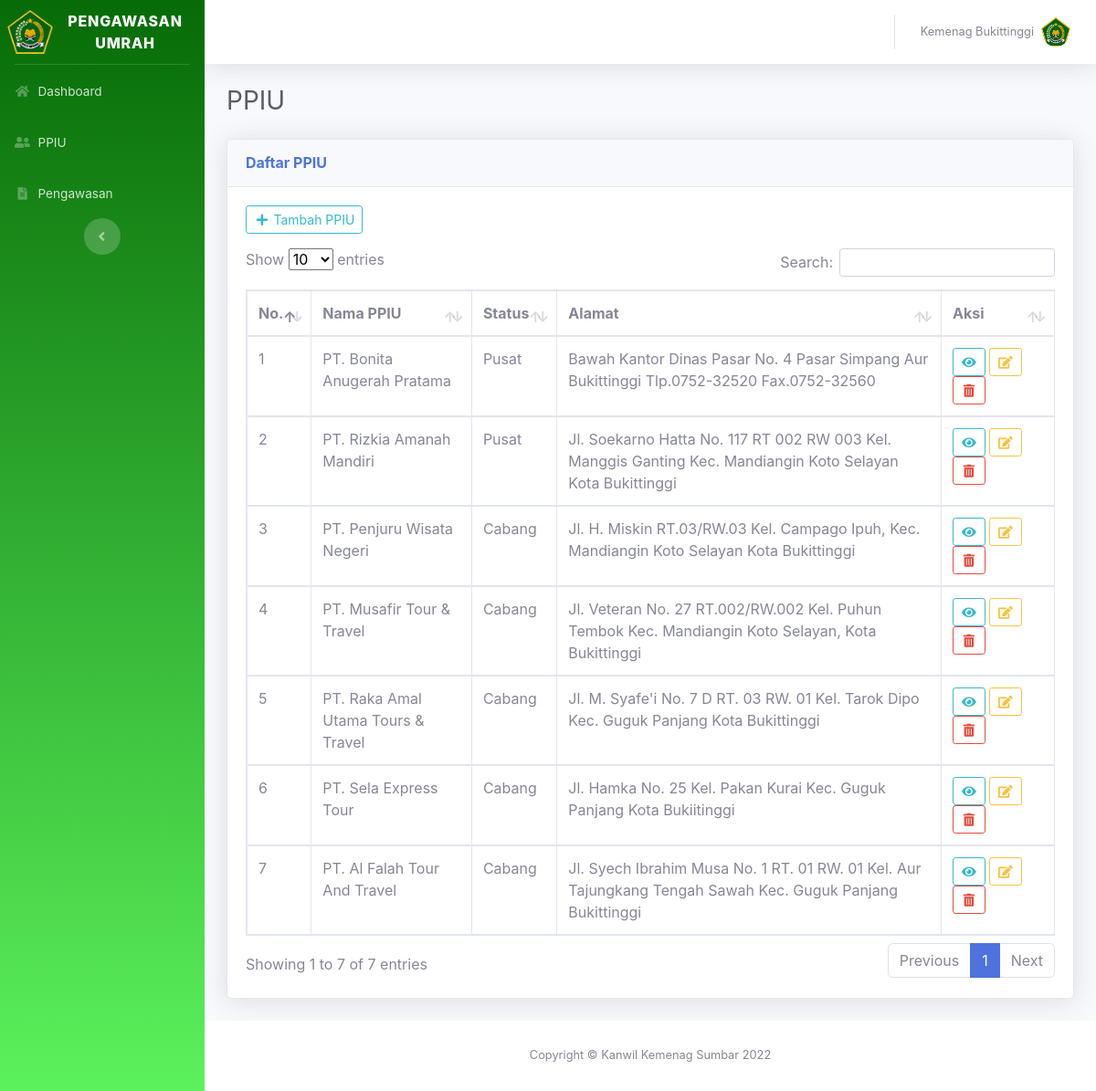
The app's page /kab_kota/lihat_ppiu.php (signed in) with its own data.
### tables this page shows
CREATE TABLE `kemenag_kab_kota` (
  `id_kemenag_kab_kota` int(11) NOT NULL,
  `username` varchar(255) NOT NULL,
  `id_kab_kota` int(11) NOT NULL,
  `nama_pimpinan` varchar(255) NOT NULL,
  `alamat` varchar(255) NOT NULL,
  `logo` varchar(255) NOT NULL DEFAULT 'logo_kemenag.png'
);

CREATE TABLE `ppiu` (
  `id_ppiu` int(11) NOT NULL,
  `username` varchar(255) NOT NULL,
  `nama_ppiu` varchar(255) NOT NULL,
  `id_kab_kota` int(11) NOT NULL,
  `status` varchar(255) NOT NULL,
  `nomor_sk` varchar(255) NOT NULL,
  `tanggal_sk` date NOT NULL,
  `alamat` varchar(255) NOT NULL,
  `nama_pimpinan` varchar(255) DEFAULT NULL,
  `logo` varchar(255) NOT NULL DEFAULT 'default.png'
);

### kab_kota/lihat_ppiu.php (the view, shortened to what this page needs)
<?php
include "session_kab_kota.php";
?>
<!DOCTYPE html>
<html lang="en">
<head>
    <link href="../vendor/fontawesome-free/css/all.min.css" rel="stylesheet" type="text/css">
    <link href="../font/font.css" rel="stylesheet">
    <link href="../css/sb-admin-2.min.css" rel="stylesheet">
    <link rel="stylesheet" type="text/css" href="../plugin/datatables/dataTables.bootstrap5.min.css">
</head>
<body id="page-top">
    <div id="wrapper">
        <div id="content-wrapper" class="d-flex flex-column">
            <div id="content">
                <?php include "header.php"; ?>
                <div class="container-fluid">
                    <div class="d-sm-flex align-items-center justify-content-between mb-4">
                        <h1 class="h3 mb-0 text-gray-800">PPIU</h1>
                    </div>
                    <div class="row">
                        <div class="col-xl-12 col-lg-7">
                            <div class="card shadow mb-4">
                                <div class="card-header py-3 d-flex flex-row align-items-center justify-content-between">
                                    <h6 class="m-0 font-weight-bold text-primary">Daftar PPIU</h6>
                                </div>
                                <div class="card-body">
                                    <a href="tambah_ppiu.php" type="button" class="btn btn-outline-info btn-sm mb-3">
                                        <i class="fas fa-fw fa fa-plus"></i>
                                        <span>Tambah PPIU</span>
                                    </a>
                                    <div class="table-responsive">
                                        <?php
                                        $username = $_SESSION['username'];
                                        $query = mysqli_query($koneksi, "select * from kemenag_kab_kota, kab_kota, ppiu where kemenag_kab_kota.id_kab_kota=kab_kota.id_kab_kota and kab_kota.id_kab_kota=ppiu.id_kab_kota and kemenag_kab_kota.username='$username'");
                                        $no = 1;
                                        ?>
                                        <table class="table table-bordered" id="example" width="100%" cellspacing="0">
                                            <thead>
                                                <tr>
                                                    <th style="width:20px">No.</th>
                                                    <th>Nama PPIU</th>
                                                    <th>Status</th>
                                                    <th>Alamat</th>
                                                    <th style="width: 14%;">Aksi</th>
                                                </tr>
                                            </thead>
                                            <tbody>
                                                <?php
                                                while ($tampil = mysqli_fetch_array($query)) {
                                                ?>
                                                    <tr>
                                                        <td><?php echo $no; ?></td>
                                                        <td><?php echo $tampil['nama_ppiu']; ?></td>
                                                        <td><?php echo $tampil['status']; ?></td>
                                                        <td><?php echo $tampil['alamat']; ?></td>
                                                        <td>
                                                            <a id="detail" type="button" class="btn btn-outline-info btn-sm" data-toggle="modal" data-target="#modal-detail" data-id_ppiu="<?php echo $tampil['id_ppiu']; ?>" data-nama_ppiu="<?php echo $tampil['nama_ppiu']; ?>" data-username="<?php echo $tampil['username']; ?>" data-nama_kab_kota="<?php echo $tampil['nama_kab_kota']; ?>" data-status="<?php echo $tampil['status']; ?>" data-nomor_sk="<?php echo $tampil['nomor_sk']; ?>" data-tanggal_sk="<?php echo date('d-m-Y', strtotime($tampil['tanggal_sk'])); ?>" data-alamat="<?php echo $tampil['alamat']; ?>" data-nama_pimpinan="<?php echo $tampil['nama_pimpinan']; ?>" data-logo="<?php echo $tampil['logo']; ?>">
                                                                <i class="fas fa-fw fa fa-eye"></i>
                                                            </a>
                                                            <a href="edit_ppiu.php?id_ppiu=<?php echo $tampil['id_ppiu'] ?>" type="button" class="btn btn-outline-warning btn-sm">
                                                                <i class="fas fa-fw fa fa-edit"></i>
                                                            </a>
                                                            <a id="hapus-ppiu" type="button" class="btn btn-outline-danger btn-sm" data-toggle="modal" data-target="#modal-hapus" data-username="<?php echo $tampil['username']; ?>">
                                                                <i class="fas fa-fw fa fa-trash-alt"></i>
                                                            </a>
                                                        </td>
                                                    </tr>
                                                <?php
                                                    $no++;
                                                }
                                                ?>
                                            </tbody>
                                        </table>
                                    </div>
                                </div>
                            </div>
                        </div>
                    </div>
                </div>
                <footer class="sticky-footer bg-white">
                    <div class="container my-auto">
                        <div class="copyright text-center my-auto">
                            <span>Copyright &copy; Kanwil Kemenag Sumbar 2022</span>
                        </div>
                    </div>
                </footer>
            </div>
        </div>
</body>
</html>

### kab_kota/header.php (shortened to what this page needs)
<?php
$username = $_SESSION['username'];
$query = mysqli_query($koneksi, "select * from kemenag_kab_kota where username='$username'");
$result = mysqli_fetch_assoc($query);
?>
<nav class="navbar navbar-expand navbar-light bg-white topbar mb-4 static-top shadow">
    <ul class="navbar-nav ml-auto">
        <li class="nav-item dropdown no-arrow">
            <a class="nav-link dropdown-toggle" href="#" id="userDropdown" role="button" data-toggle="dropdown" aria-haspopup="true" aria-expanded="false">
                <span class="mr-2 d-none d-lg-inline text-gray-600 small">
                    <?php
                    $username_h = ucwords(str_replace("_", " ", $_SESSION['username']));
                    echo $username_h;
                    ?>
                </span>
                <img class="img-profile rounded-circle" src="../images/<?php echo $result['logo']; ?>">
            </a>
        </li>
    </ul>
    <link rel="stylesheet" href="../plugin/sweetalert2/sweetalert2.min.css">
</nav>

### records on screen
kemenag_kab_kota: logo (picture), ppiu.nama_ppiu "PT. Bonita Anugerah Pratama", ppiu.status "Pusat", ppiu.alamat "Bawah Kantor Dinas Pasar No. 4 Pasar Simpang Aur Bukittinggi Tlp.0752-32520 Fax.0752-32560", ppiu.nama_ppiu "PT. Rizkia Amanah Mandiri", ppiu.alamat "Jl. Soekarno Hatta No. 117 RT 002 RW 003 Kel. Manggis Ganting Kec. Mandiangin Koto Selayan Kota Bukittinggi", ppiu.nama_ppiu "PT. Penjuru Wisata Negeri", ppiu.status "Cabang", ppiu.alamat "Jl. H. Miskin RT.03/RW.03 Kel. Campago Ipuh, Kec. Mandiangin Koto Selayan Kota Bukittinggi", ppiu.nama_ppiu "PT. Musafir Tour & Travel", ppiu.alamat "Jl. Veteran No. 27 RT.002/RW.002 Kel. Puhun Tembok Kec. Mandiangin Koto Selayan, Kota Bukittinggi", ppiu.nama_ppiu "PT. Raka Amal Utama Tours & Travel", ppiu.alamat "Jl. M. Syafe'i No. 7 D RT. 03 RW. 01 Kel. Tarok Dipo Kec. Guguk Panjang Kota Bukittinggi", ppiu.nama_ppiu "PT. Sela Express Tour", ppiu.alamat "Jl. Hamka No. 25 Kel. Pakan Kurai Kec. Guguk Panjang Kota Bukiitinggi", ppiu.nama_ppiu "PT. Al Falah Tour And Travel", ppiu.alamat "Jl. Syech Ibrahim Musa No. 1 RT. 01 RW. 01 Kel. Aur Tajungkang Tengah Sawah Kec. Guguk Panjang Bukittinggi"

### other values on screen
$username_h "Kemenag Bukittinggi"
